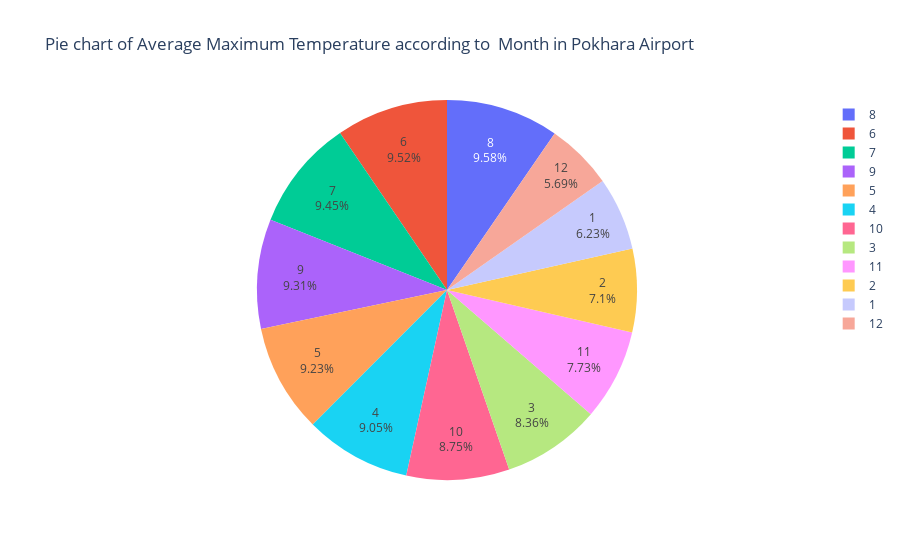

The notebook cell saved with this chart:
### Code cell
fig = px.pie(data_frame=t,values="Pokhara Airport",names='Month',labels= {"Month"},
             title="Pie chart of Average Maximum Temperature according to  Month in Pokhara Airport",)
fig.update_traces(textposition ='inside',textinfo='percent+label')

fig.show()

### Figure 1 — Plotly figure (JSON) as saved in the notebook; plotly's stock layout.template omitted (floating-point values rounded to 4 significant figures)
{"data": [{"domain": {"x": [0, 1], "y": [0, 1]}, "hovertemplate": "Month=%{label}<br>Pokhara Airport=%{value}<extra></extra>", "labels": [1, 2, 3, 4, 5, 6, 7, 8, 9, 10, 11, 12, 1, 2, 3, 4, 5, 6, 7, 8, 9, 10, 11, 12, 1, 2, 3, 4, 5, 6, 7, 8, 9, 10, 11, 12, 1, 2, 3, 4, 5, 6, 7, 8, 9, 10, 11, 12, 1, 2, 3, 4, 5, 6, 7, 8, 9, 10, 11, 12, 1, 2, 3, 4, 5, 6, 7, 8, 9, 10, 11, 12, 1, 2, 3, 4, 5, 6, 7, 8, 9, 10, 11, 12, 1, 2, 3, 4, 5, 6, 7, 8, 9, 10, 11], "legendgroup": "", "name": "", "showlegend": true, "textinfo": "percent+label", "textposition": "inside", "type": "pie", "values": [20.98, 23.1, 26.18, 28.07, 31.26, 31.61, 31.15, 30.91, 31.08, 28.12, 24.74, 20.45, 19.85, 24.57, 28.1, 31.81, 30.58, 30.8, 30.02, 32.05, 30.14, 28.89, 25.47, 23.12, 22.02, 25.18, 25.83, 29.77, 30.09, 31.81, 30.91, 30.71, 31.1, 29.19, 25.28, 22.99, 20.53, 24.14, 28.3, 29.05, 29.37, 31.4, 31.17, 31.06, 30.43, 27.7, 24.27, 20.76, 20.38, 21.81, 26.33, 28.68, 31.1, 31.48, 31.2, 32.33, 29.61, 28.0, 25.66, 19.59, 18.2, 21.92, 26.69, 28.6, 29.41, 30.43, 29.89, 31.41, 29.72, 30.02, 25.28, 21.09, 21.04, 24.15, 27.86, 30.05, 29.03, 30.05, 30.49, 30.25, 30.55, 28.83, 23.95, 20.63, 19.78, 20.54, 29.16, 30.38, 30.31, 31.23, 32.08, 31.72, 30.64, 27.86, 27.38]}], "layout": {"legend": {"tracegroupgap": 0}, "title": {"text": "Pie chart of Average Maximum Temperature according to  Month in Pokhara Airport"}}}
